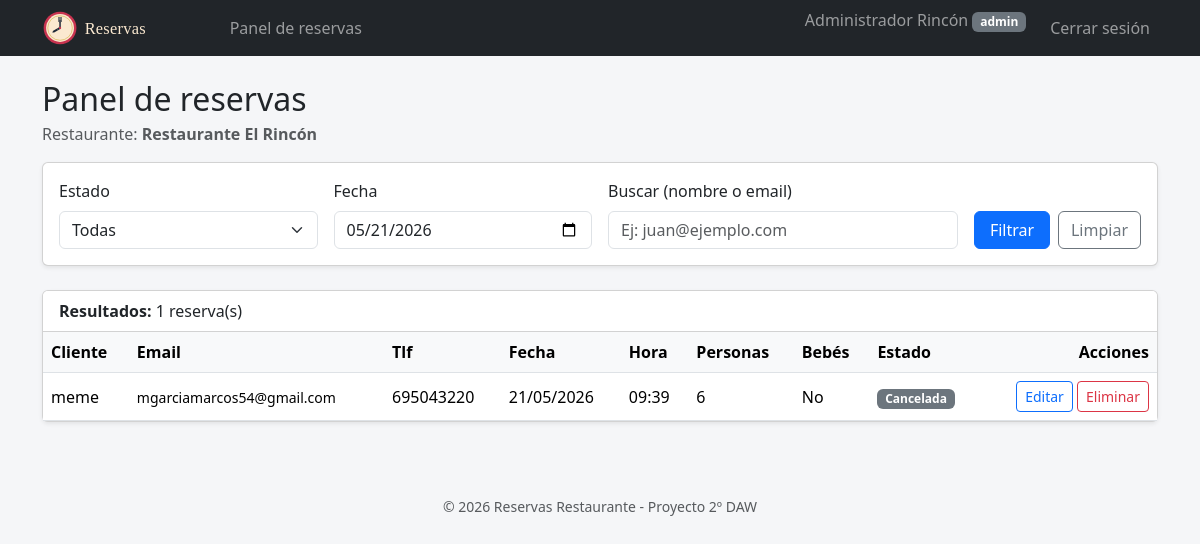
The page /admin/dashboard.php?fecha=2026-05-21 (signed in) on the database its author committed.
### tables this page shows
CREATE TABLE `bares` (
  `id` int(11) NOT NULL,
  `nombre` varchar(100) NOT NULL,
  `direccion` varchar(200) DEFAULT NULL,
  `telefono` varchar(20) DEFAULT NULL
);

CREATE TABLE `reservas` (
  `id` int(11) NOT NULL,
  `id_usuario` int(11) NOT NULL,
  `id_bar` int(11) NOT NULL,
  `num_personas` int(11) NOT NULL,
  `fecha_reserva` date NOT NULL,
  `hora_reserva` time NOT NULL,
  `bebes` tinyint(1) NOT NULL DEFAULT 0,
  `num_bebes` int(11) NOT NULL DEFAULT 0,
  `telefono` varchar(20) NOT NULL,
  `email` varchar(100) NOT NULL,
  `estado` enum('activa','cancelada') NOT NULL DEFAULT 'activa',
  `fecha_creacion` timestamp NOT NULL DEFAULT current_timestamp()
);

CREATE TABLE `usuarios` (
  `id` int(11) NOT NULL,
  `nombre` varchar(50) NOT NULL,
  `email` varchar(100) NOT NULL,
  `password` varchar(255) NOT NULL,
  `rol` enum('usuario','admin','superadmin') NOT NULL DEFAULT 'usuario',
  `bar_asignado` int(11) DEFAULT NULL,
  `fecha_registro` timestamp NOT NULL DEFAULT current_timestamp()
);

### admin/dashboard.php (the view, shortened to what this page needs)
<?php
require_once '../config/db.php';
$idBarAdmin = $_SESSION['bar_asignado'] ?? null;
$nombreBar = '';
if ($idBarAdmin) {
    $stmt = $pdo->prepare("SELECT nombre FROM bares WHERE id = ?");
    $stmt->execute([$idBarAdmin]);
    $nombreBar = $stmt->fetchColumn();
}
$filtroEstado = $_GET['estado'] ?? 'todas';
$filtroFecha  = $_GET['fecha']  ?? '';
$filtroBuscar = trim($_GET['buscar'] ?? '');
$reservas = [];
if ($idBarAdmin) {
    $sql = "
        SELECT r.*, u.nombre AS nombre_usuario, u.email AS email_usuario
        FROM reservas r
        INNER JOIN usuarios u ON u.id = r.id_usuario
        WHERE r.id_bar = :id_bar
    ";
    $params = [':id_bar' => $idBarAdmin];
    if ($filtroFecha !== '') {
        $sql .= " AND r.fecha_reserva = :fecha";
        $params[':fecha'] = $filtroFecha;
    }
    $sql .= " ORDER BY r.fecha_reserva DESC, r.hora_reserva DESC";
    $stmt = $pdo->prepare($sql);
    $stmt->execute($params);
    $reservas = $stmt->fetchAll();
}
require '../includes/header.php';
?>
<h2 class="mb-1">Panel de reservas</h2>
<p class="text-muted">
    <?php if ($nombreBar): ?>
        Restaurante: <strong><?= htmlspecialchars($nombreBar) ?></strong>
    <?php else: ?>
        <span class="text-danger">No tienes ningún restaurante asignado.</span>
    <?php endif; ?>
</p>
<?php if (!$idBarAdmin): ?>
    <div class="alert alert-warning">
        Tu cuenta de admin no tiene ningún bar asignado. Pídele al administrador
        de la base de datos que actualice el campo <code>bar_asignado</code> en
        tu fila de la tabla <code>usuarios</code>.
    </div>
<?php else: ?>
    <div class="card shadow-sm mb-4">
        <div class="card-body">
            <form method="GET" action="" class="row g-3 align-items-end">
                <div class="col-md-3">
                    <label class="form-label">Estado</label>
                    <select name="estado" class="form-select">
                        <option value="todas"     <?= $filtroEstado === 'todas'     ? 'selected' : '' ?>>Todas</option>
                    </select>
                </div>
                <div class="col-md-3">
                    <label class="form-label">Fecha</label>
                    <input type="date" name="fecha" class="form-control"
                           value="<?= htmlspecialchars($filtroFecha) ?>">
                </div>
                <div class="col-md-4">
                    <label class="form-label">Buscar (nombre o email)</label>
                    <input type="text" name="buscar" class="form-control"
                           value="<?= htmlspecialchars($filtroBuscar) ?>"
                           placeholder="Ej: juan@ejemplo.com">
                </div>
                <div class="col-md-2 d-flex gap-2">
                    <button type="submit" class="btn btn-primary flex-grow-1">Filtrar</button>
                    <a href="dashboard.php" class="btn btn-outline-secondary">Limpiar</a>
                </div>
            </form>
        </div>
    </div>
    <div class="card shadow-sm">
        <div class="card-header bg-white">
            <strong>Resultados:</strong> <?= count($reservas) ?> reserva(s)
        </div>
        <div class="table-responsive">
            <table class="table table-hover mb-0 align-middle">
                <thead>
                    <tr>
                        <th>Cliente</th>
                        <th>Email</th>
                        <th>Tlf</th>
                        <th>Fecha</th>
                        <th>Hora</th>
                        <th>Personas</th>
                        <th>Bebés</th>
                        <th>Estado</th>
                        <th class="text-end">Acciones</th>
                    </tr>
                </thead>
                <tbody>
                    <?php if (empty($reservas)): ?>
                        <tr>
                            <td colspan="9" class="text-center text-muted py-4">
                                No hay reservas que coincidan con los filtros.
                            </td>
                        </tr>
                    <?php else: ?>
                        <?php foreach ($reservas as $r): ?>
                            <tr>
                                <td><?= htmlspecialchars($r['nombre_usuario']) ?></td>
                                <td><small><?= htmlspecialchars($r['email']) ?></small></td>
                                <td><?= htmlspecialchars($r['telefono']) ?></td>
                                <td><?= htmlspecialchars(date('d/m/Y', strtotime($r['fecha_reserva']))) ?></td>
                                <td><?= htmlspecialchars(substr($r['hora_reserva'], 0, 5)) ?></td>
                                <td><?= (int)$r['num_personas'] ?></td>
                                <td>
                                    <?php if ($r['bebes']): ?>
                                        Sí (<?= (int)$r['num_bebes'] ?>)
                                    <?php else: ?>
                                        No
                                    <?php endif; ?>
                                </td>
                                <td>
                                    <?php if ($r['estado'] === 'activa'): ?>
                                        <span class="badge bg-success">Activa</span>
                                    <?php else: ?>
                                        <span class="badge bg-secondary">Cancelada</span>
                                    <?php endif; ?>
                                </td>
                                <td class="text-end">
                                    <a href="editar_reserva.php?id=<?= (int)$r['id'] ?>"
                                       class="btn btn-sm btn-outline-primary">Editar</a>
                                    <a href="eliminar_reserva.php?id=<?= (int)$r['id'] ?>"
                                       class="btn btn-sm btn-outline-danger"
                                       onclick="return confirm('¿Seguro que quieres ELIMINAR esta reserva? Esta acción no se puede deshacer.');">
                                        Eliminar
                                    </a>
                                </td>
                            </tr>
                        <?php endforeach; ?>
                    <?php endif; ?>
                </tbody>
            </table>
        </div>
    </div>
<?php endif; ?>
<?php require '../includes/footer.php'; ?>

### includes/header.php (style rules this page uses)
body { background-color: #f5f6f8; min-height: 100vh; }
.table thead th { background-color: #f8f9fa; }

### rows shown on the page
bares: nombre "Restaurante El Rincón"
reservas: id_usuario.nombre "meme", email "mgarciamarcos54@gmail.com", telefono "695043220", fecha_reserva "21/05/2026", hora_reserva "09:39", num_personas "6", bebes "No", estado "Cancelada"

### other values the page prints
$_SESSION['nombre'] "Administrador Rincón"
$_SESSION['rol'] "admin"
count($reservas) "1"
